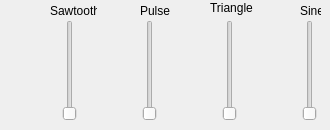
     <widget class="QWidget" name="mix_tab">
      <attribute name="title">
       <string>Mix</string>
      </attribute>
      <widget class="QSlider" name="mix_sawtooth_slider">
       <property name="geometry">
        <rect>
         <x>60</x>
         <y>20</y>
         <width>19</width>
         <height>101</height>
        </rect>
       </property>
       <property name="maximum">
        <number>127</number>
       </property>
       <property name="orientation">
        <enum>Qt::Vertical</enum>
       </property>
      </widget>
      <widget class="QSlider" name="mix_pulse_slider">
       <property name="geometry">
        <rect>
         <x>140</x>
         <y>20</y>
         <width>19</width>
         <height>101</height>
        </rect>
       </property>
       <property name="maximum">
        <number>127</number>
       </property>
       <property name="orientation">
        <enum>Qt::Vertical</enum>
       </property>
      </widget>
      <widget class="QSlider" name="mix_triangle_slider">
       <property name="geometry">
        <rect>
         <x>220</x>
         <y>20</y>
         <width>19</width>
         <height>101</height>
        </rect>
       </property>
       <property name="maximum">
        <number>127</number>
       </property>
       <property name="orientation">
        <enum>Qt::Vertical</enum>
       </property>
      </widget>
      <widget class="QLabel" name="mix_sawtooth_label">
       <property name="geometry">
        <rect>
         <x>50</x>
         <y>0</y>
         <width>47</width>
         <height>21</height>
        </rect>
       </property>
       <property name="text">
        <string>Sawtooth</string>
       </property>
      </widget>
      <widget class="QLabel" name="mix_pulse_label">
       <property name="geometry">
        <rect>
         <x>140</x>
         <y>0</y>
         <width>31</width>
         <height>21</height>
        </rect>
       </property>
       <property name="text">
        <string>Pulse</string>
       </property>
      </widget>
      <widget class="QLabel" name="mix_triangle_label">
       <property name="geometry">
        <rect>
         <x>210</x>
         <y>0</y>
         <width>47</width>
         <height>16</height>
        </rect>
       </property>
       <property name="text">
        <string>Triangle</string>
       </property>
      </widget>
      <widget class="QLabel" name="mix_sine_label">
       <property name="geometry">
        <rect>
         <x>300</x>
         <y>0</y>
         <width>21</width>
         <height>21</height>
        </rect>
       </property>
       <property name="text">
        <string>Sine</string>
       </property>
      </widget>
      <widget class="QSlider" name="mix_sine_slider">
       <property name="geometry">
        <rect>
         <x>300</x>
         <y>20</y>
         <width>19</width>
         <height>101</height>
        </rect>
       </property>
       <property name="maximum">
        <number>127</number>
       </property>
       <property name="orientation">
        <enum>Qt::Vertical</enum>
       </property>
      </widget>
     </widget>
